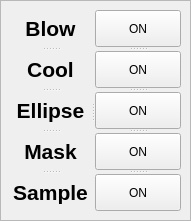
       <widget class="QFrame" name="frame_3">
        <property name="geometry">
         <rect>
          <x>10</x>
          <y>180</y>
          <width>191</width>
          <height>221</height>
         </rect>
        </property>
        <property name="frameShape">
         <enum>QFrame::StyledPanel</enum>
        </property>
        <property name="frameShadow">
         <enum>QFrame::Raised</enum>
        </property>
        <widget class="QSplitter" name="splitter_5">
         <property name="geometry">
          <rect>
           <x>10</x>
           <y>10</y>
           <width>171</width>
           <height>201</height>
          </rect>
         </property>
         <property name="orientation">
          <enum>Qt::Horizontal</enum>
         </property>
         <widget class="QSplitter" name="splitter">
          <property name="orientation">
           <enum>Qt::Vertical</enum>
          </property>
          <widget class="QLabel" name="label_21">
           <property name="font">
            <font>
             <pointsize>16</pointsize>
             <weight>75</weight>
             <bold>true</bold>
            </font>
           </property>
           <property name="text">
            <string>Blow</string>
           </property>
           <property name="alignment">
            <set>Qt::AlignCenter</set>
           </property>
          </widget>
          <widget class="QLabel" name="label_18">
           <property name="font">
            <font>
             <pointsize>16</pointsize>
             <weight>75</weight>
             <bold>true</bold>
            </font>
           </property>
           <property name="text">
            <string>Cool</string>
           </property>
           <property name="alignment">
            <set>Qt::AlignCenter</set>
           </property>
          </widget>
          <widget class="QLabel" name="label_19">
           <property name="font">
            <font>
             <pointsize>16</pointsize>
             <weight>75</weight>
             <bold>true</bold>
            </font>
           </property>
           <property name="text">
            <string>Ellipse</string>
           </property>
           <property name="alignment">
            <set>Qt::AlignCenter</set>
           </property>
          </widget>
          <widget class="QLabel" name="label_20">
           <property name="font">
            <font>
             <pointsize>16</pointsize>
             <weight>75</weight>
             <bold>true</bold>
            </font>
           </property>
           <property name="text">
            <string>Mask</string>
           </property>
           <property name="alignment">
            <set>Qt::AlignCenter</set>
           </property>
          </widget>
          <widget class="QLabel" name="label_22">
           <property name="font">
            <font>
             <pointsize>16</pointsize>
             <weight>75</weight>
             <bold>true</bold>
            </font>
           </property>
           <property name="text">
            <string>Sample</string>
           </property>
           <property name="alignment">
            <set>Qt::AlignCenter</set>
           </property>
          </widget>
         </widget>
         <widget class="QSplitter" name="splitter_2">
          <property name="orientation">
           <enum>Qt::Vertical</enum>
          </property>
          <widget class="QPushButton" name="pushButton_Sample_Blow_On">
           <property name="text">
            <string>ON</string>
           </property>
           <property name="checkable">
            <bool>true</bool>
           </property>
          </widget>
          <widget class="QPushButton" name="pushButton_Sample_Cool_On">
           <property name="text">
            <string>ON</string>
           </property>
           <property name="checkable">
            <bool>true</bool>
           </property>
          </widget>
          <widget class="QPushButton" name="pushButton_Stage_Lock_On">
           <property name="text">
            <string>ON</string>
           </property>
           <property name="checkable">
            <bool>true</bool>
           </property>
          </widget>
          <widget class="QPushButton" name="pushButton_Mask_Chuck_On">
           <property name="text">
            <string>ON</string>
           </property>
           <property name="checkable">
            <bool>true</bool>
           </property>
          </widget>
          <widget class="QPushButton" name="pushButton_Sample_Vacuum_On">
           <property name="text">
            <string>ON</string>
           </property>
           <property name="checkable">
            <bool>true</bool>
           </property>
           <property name="checked">
            <bool>false</bool>
           </property>
          </widget>
         </widget>
        </widget>
       </widget>
